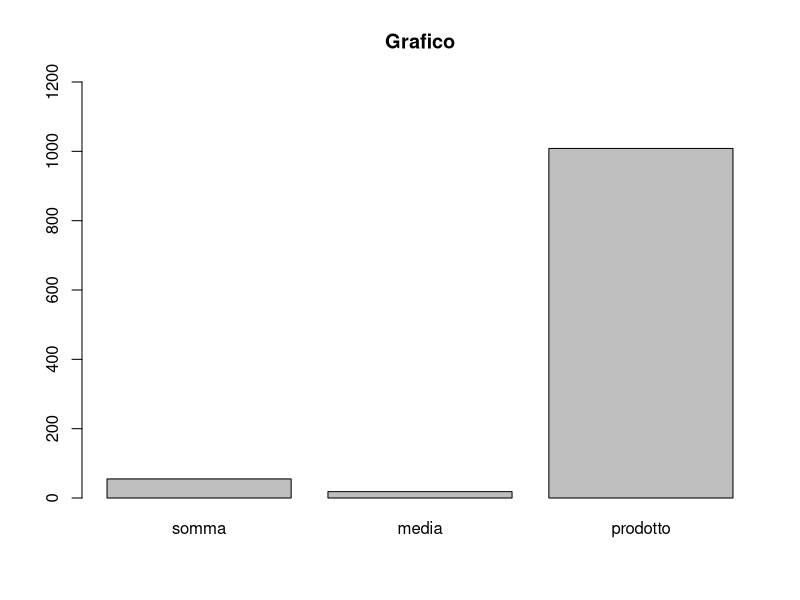
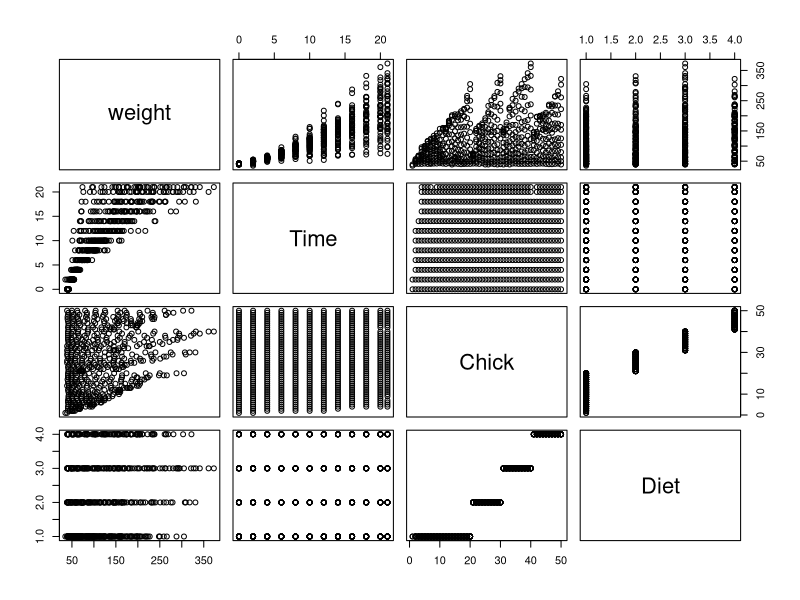
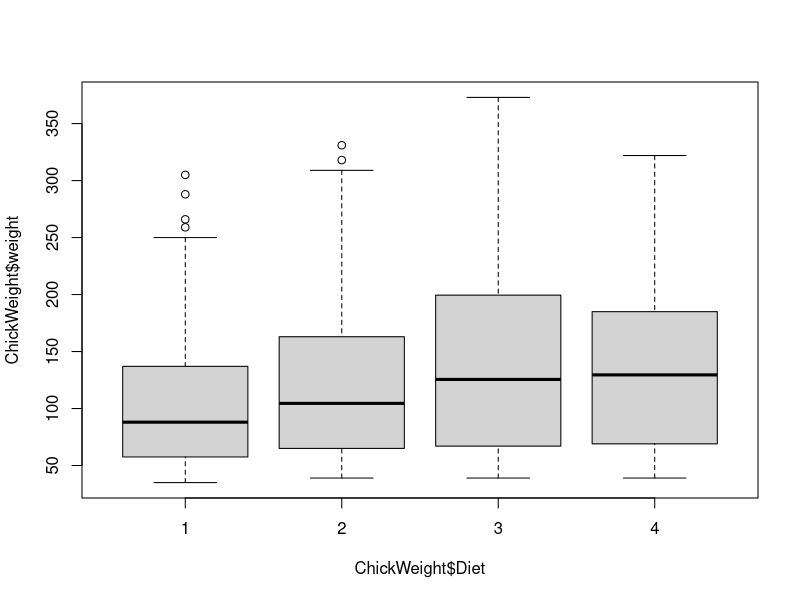
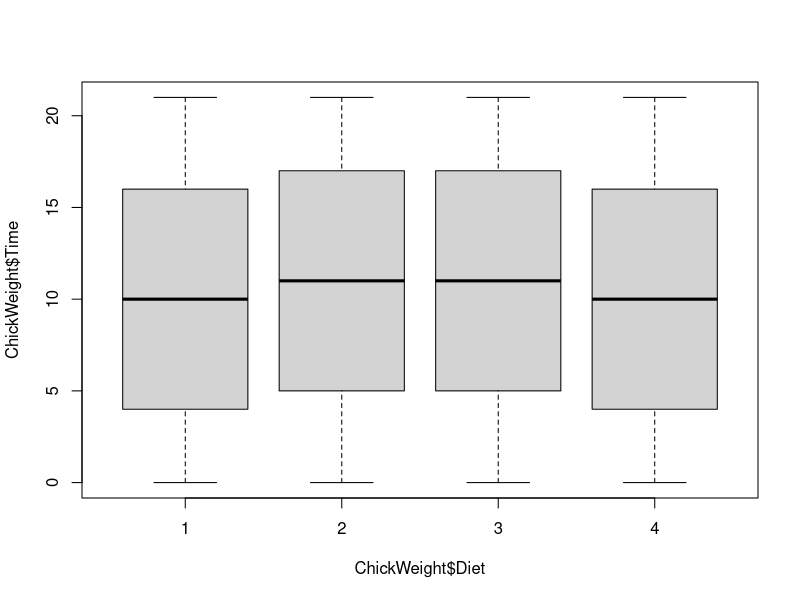
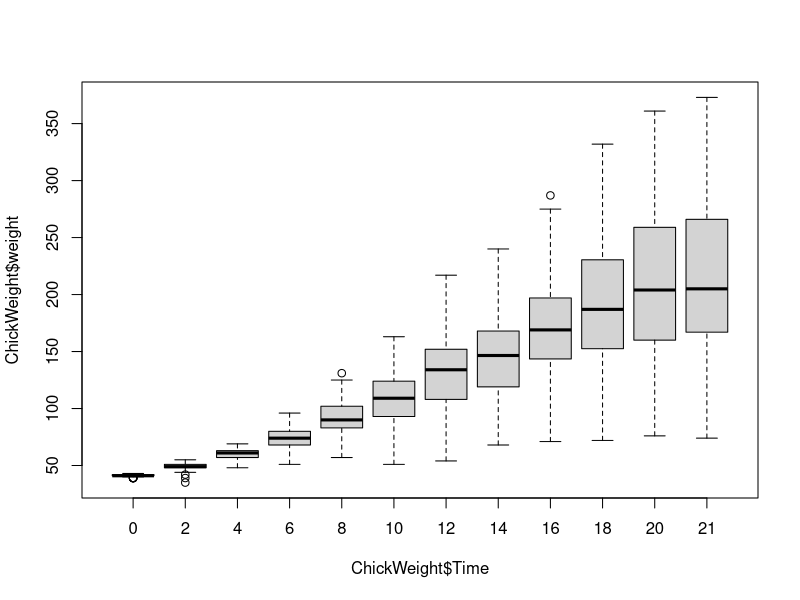
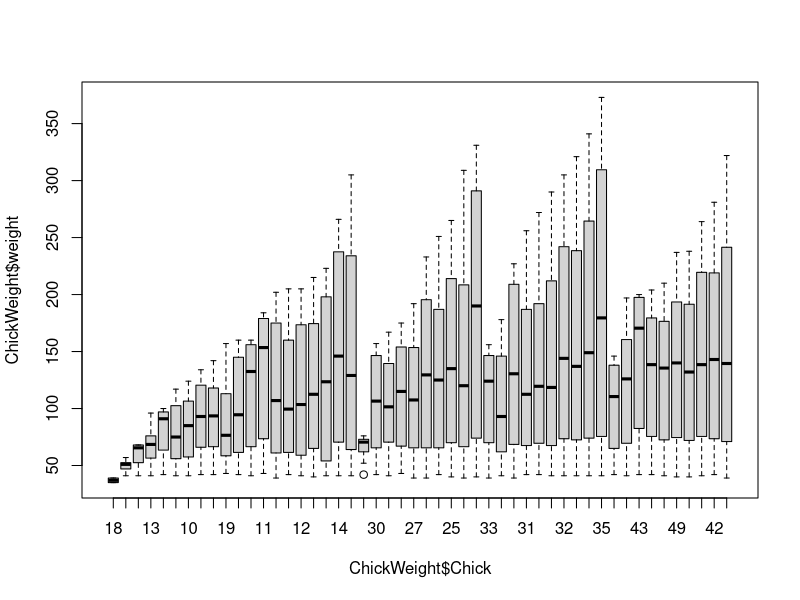
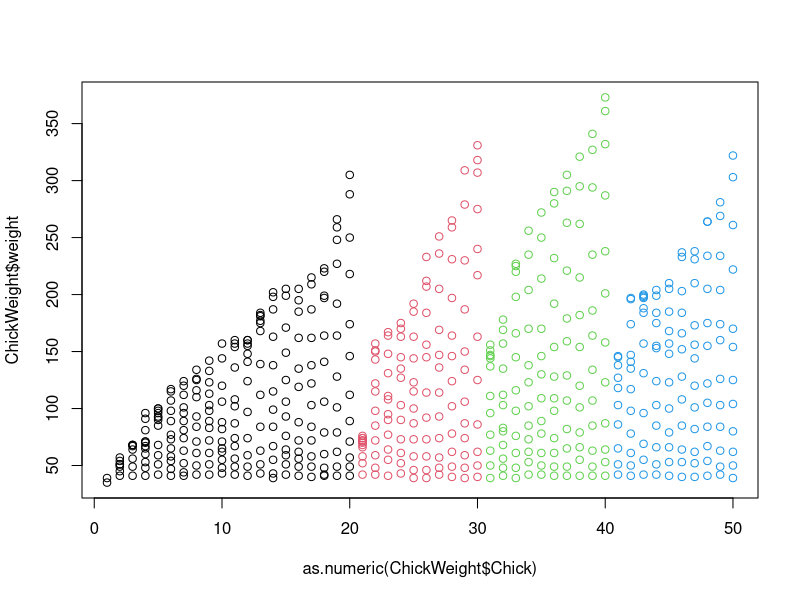
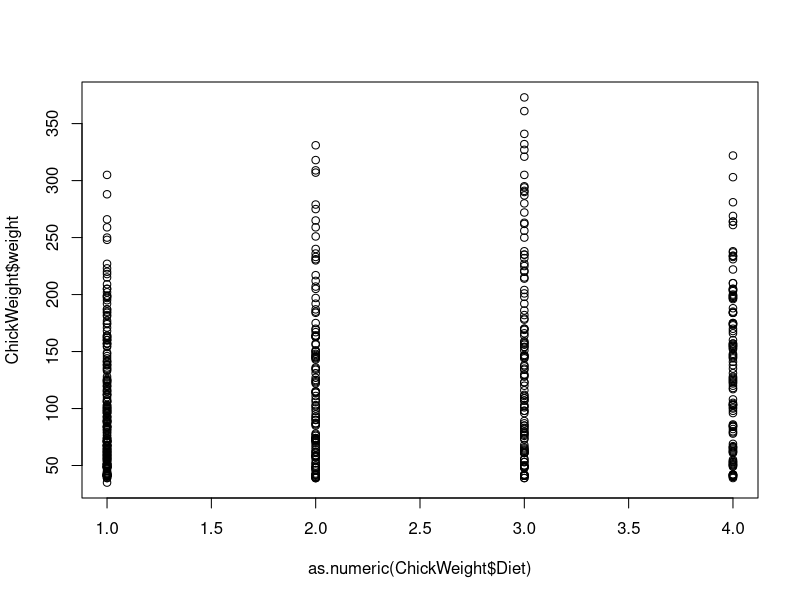

Write the R code that produced these figures, in order. (Note: this script raises an error after producing the figures.)
## PRIMA PARTE
# Crere un veettore numerico con elementi 40, NA, 10, 5, e NA
x = c(40, NA, 10, 5, NA)
# Calcolare la somma ignorando gli NA e salvarla in una variabile
somma <- sum(x, na.rm = TRUE)
somma
# Calcolare la media ignorando gli NA e salvarla in una variabile
media <- mean(x, na.rm = TRUE)
media

# Moltiplicare somma e media e rappresentare poi le tre variabili con un
# barplot. Mettere label asse x per ogni barra, dare un titolo
# e impostare l'asse y da 0 a 1200
prodotto <- media * somma
prodotto

barplot(c(somma, media, prodotto), names.arg = c("somma", "media", "prodotto"), 
        main = "Grafico", ylim = c(0,1200))

## SECONDA PARTE
## DATAFRAME ChickWeight

#weight
# a numeric vector giving the body weight of the chick (gm).
#Time
# a numeric vector giving the number of days since birth when the measurement 
# was made.
#Chick
#an ordered factor with levels 18 < … < 48 giving a unique identifier for the 
# chick. The ordering of the levels groups chicks on the same diet together 
# and orders them according to their final weight (lightest to heaviest)
# within diet.
# Diet
# a factor with levels 1, …, 4 indicating which experimental diet the chick 
# received.

# Esplorare il dataframe e individuare relazioni
ChickWeight
str(ChickWeight)
summary(ChickWeight)

head(ChickWeight)

table(ChickWeight$Diet)

plot(ChickWeight)

boxplot(ChickWeight$weight ~ ChickWeight$Diet)
boxplot(ChickWeight$Time ~ ChickWeight$Diet)
boxplot(ChickWeight$weight ~ ChickWeight$Time)
boxplot(ChickWeight$weight ~ ChickWeight$Chick )

# Chick è un factor ordered, ordinato per peso e separato per dieta
plot(as.numeric(ChickWeight$Chick), ChickWeight$weight, 
     col = ChickWeight$Diet)

plot(ChickWeight$weight ~ as.numeric(ChickWeight$Diet))
plot(ChickWeight$weight ~ ChickWeight$Time)

## 2. Analizzare se esiste una relazione lineare tra weigth, diet e time

# modello lineare solo per diet
model_diet=lm(data=ChickWeight, weight ~ Diet)
summary(model_diet)
# diffrenze significative tra diete
# non spiega per niente i dati
boxplot(ChickWeight$weight ~ ChickWeight$Diet)
# controllo i residui: curva più ampia
hist(model_diet$residuals)

# modello lineare solo per time
model_time=lm(data=ChickWeight, weight ~ Time)
summary(model_time)
# spiega molto bene i dati e relazione lineare significativa
boxplot(ChickWeight$weight ~ ChickWeight$Time)
# controllo i residui: molto più centrati su 0
hist(model_time$residuals)

model_timediet=lm(data=ChickWeight,
                   weight~ Time + Diet)

summary(model_timediet)$coefficients
summary(model_time)$coefficients
summary(model_diet)$coefficients

summary(model_timediet)$adj.r.squared
summary(model_time)$adj.r.squared
summary(model_diet)$adj.r.squared

## proviamo a mettere time in logaritmo
model_timediet_log=lm(data=ChickWeight,
                   weight~log(Time) + Diet) #per la relazione di von B.
# errore -> logaritmo di 0
min(ChickWeight$Time)

# proviamo a metterlo esponenziale
model_timediet_exp=lm(data=ChickWeight,
                   weight~exp(Time) + Diet)
# peggiora r-squared : non è più un modello lineare
summary(model_timediet_exp)

summary(model_timediet)$adj.r.squared
summary(model_timediet_exp)$adj.r.squared

boxplot(data=ChickWeight,
        weight~exp(Time) + Diet)

par(mfrow=c(1,2))
hist(model_timediet$residuals)
hist(model_timediet_exp$residuals) # peggiorano gli errori

par(mfrow=c(1,1))
